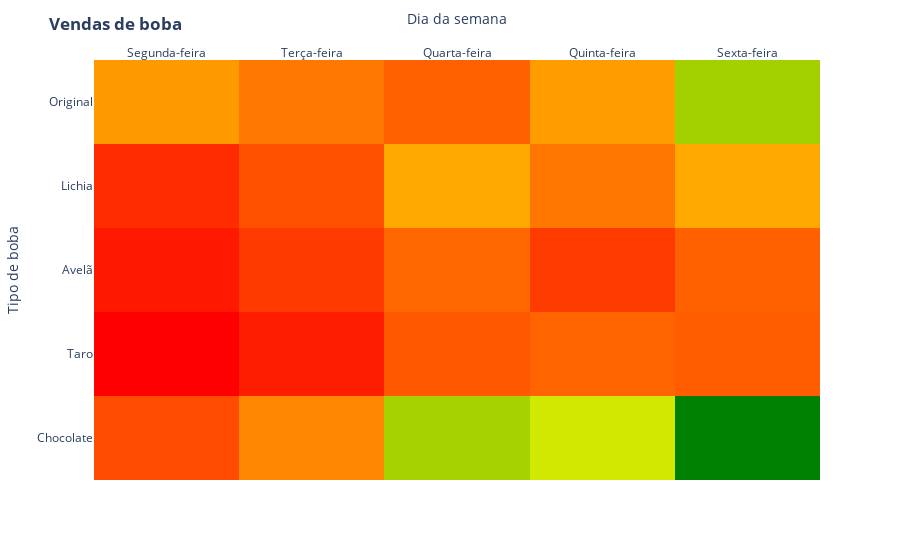

The notebook cell saved with this chart:
### Markdown cell above
# Heatmap

### Code cell
heatmap = px.imshow(boba,
                   x = ["Segunda-feira", "Terça-feira", "Quarta-feira", "Quinta-feira", "Sexta-feira"],
                   y = ["Original", "Lichia", "Avelã", "Taro", "Chocolate"],
                   labels = dict(x="Dia da semana", y = "Tipo de boba", color = "Quantidade"),
                   color_continuous_scale = ["red", "yellow", "green"],
                   aspect = "auto",
                   text_auto = False)
heatmap.update_xaxes(side = "top")
heatmap.update_layout(title = "<b> Vendas de boba </b>",
                     coloraxis_showscale = False)

heatmap.show()

### Figure 1 — Plotly figure (JSON) as saved in the notebook; plotly's stock layout.template omitted (floating-point values rounded to 4 significant figures)
{"data": [{"coloraxis": "coloraxis", "hovertemplate": "Dia da semana: %{x}<br>Tipo de boba: %{y}<br>Quantidade: %{z}<extra></extra>", "name": "0", "type": "heatmap", "x": ["Segunda-feira", "Terça-feira", "Quarta-feira", "Quinta-feira", "Sexta-feira"], "xaxis": "x", "y": ["Original", "Lichia", "Avelã", "Taro", "Chocolate"], "yaxis": "y", "z": [[111, 89, 73, 114, 243], [37, 62, 121, 88, 121], [24, 46, 78, 48, 72], [7, 27, 67, 75, 70], [59, 98, 242, 212, 354]]}], "layout": {"coloraxis": {"colorbar": {"title": {"text": "Quantidade"}}, "colorscale": [[0, "red"], [0.5, "yellow"], [1, "green"]], "showscale": false}, "margin": {"t": 60}, "title": {"text": "<b> Vendas de boba </b>"}, "xaxis": {"anchor": "y", "domain": [0, 1], "side": "top", "title": {"text": "Dia da semana"}}, "yaxis": {"anchor": "x", "autorange": "reversed", "domain": [0, 1], "title": {"text": "Tipo de boba"}}}}
